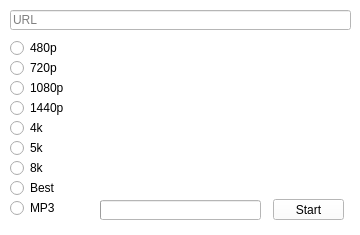
<?xml version="1.0" encoding="UTF-8"?>
<ui version="4.0">
 <class>YTDL</class>
 <widget class="QWidget" name="YTDL">
  <property name="geometry">
   <rect>
    <x>0</x>
    <y>0</y>
    <width>360</width>
    <height>235</height>
   </rect>
  </property>
  <property name="palette">
   <palette>
    <active>
     <colorrole role="WindowText">
      <brush brushstyle="SolidPattern">
       <color alpha="255">
        <red>0</red>
        <green>0</green>
        <blue>0</blue>
       </color>
      </brush>
     </colorrole>
     <colorrole role="Button">
      <brush brushstyle="SolidPattern">
       <color alpha="255">
        <red>255</red>
        <green>255</green>
        <blue>255</blue>
       </color>
      </brush>
     </colorrole>
     <colorrole role="Light">
      <brush brushstyle="SolidPattern">
       <color alpha="255">
        <red>255</red>
        <green>255</green>
        <blue>255</blue>
       </color>
      </brush>
     </colorrole>
     <colorrole role="Midlight">
      <brush brushstyle="SolidPattern">
       <color alpha="255">
        <red>255</red>
        <green>255</green>
        <blue>255</blue>
       </color>
      </brush>
     </colorrole>
     <colorrole role="Dark">
      <brush brushstyle="SolidPattern">
       <color alpha="255">
        <red>127</red>
        <green>127</green>
        <blue>127</blue>
       </color>
      </brush>
     </colorrole>
     <colorrole role="Mid">
      <brush brushstyle="SolidPattern">
       <color alpha="255">
        <red>170</red>
        <green>170</green>
        <blue>170</blue>
       </color>
      </brush>
     </colorrole>
     <colorrole role="Text">
      <brush brushstyle="SolidPattern">
       <color alpha="255">
        <red>0</red>
        <green>0</green>
        <blue>0</blue>
       </color>
      </brush>
     </colorrole>
     <colorrole role="BrightText">
      <brush brushstyle="SolidPattern">
       <color alpha="255">
        <red>255</red>
        <green>255</green>
        <blue>255</blue>
       </color>
      </brush>
     </colorrole>
     <colorrole role="ButtonText">
      <brush brushstyle="SolidPattern">
       <color alpha="255">
        <red>0</red>
        <green>0</green>
        <blue>0</blue>
       </color>
      </brush>
     </colorrole>
     <colorrole role="Base">
      <brush brushstyle="SolidPattern">
       <color alpha="255">
        <red>255</red>
        <green>255</green>
        <blue>255</blue>
       </color>
      </brush>
     </colorrole>
     <colorrole role="Window">
      <brush brushstyle="SolidPattern">
       <color alpha="255">
        <red>255</red>
        <green>255</green>
        <blue>255</blue>
       </color>
      </brush>
     </colorrole>
     <colorrole role="Shadow">
      <brush brushstyle="SolidPattern">
       <color alpha="255">
        <red>0</red>
        <green>0</green>
        <blue>0</blue>
       </color>
      </brush>
     </colorrole>
     <colorrole role="AlternateBase">
      <brush brushstyle="SolidPattern">
       <color alpha="255">
        <red>255</red>
        <green>255</green>
        <blue>255</blue>
       </color>
      </brush>
     </colorrole>
     <colorrole role="ToolTipBase">
      <brush brushstyle="SolidPattern">
       <color alpha="255">
        <red>255</red>
        <green>255</green>
        <blue>220</blue>
       </color>
      </brush>
     </colorrole>
     <colorrole role="ToolTipText">
      <brush brushstyle="SolidPattern">
       <color alpha="255">
        <red>0</red>
        <green>0</green>
        <blue>0</blue>
       </color>
      </brush>
     </colorrole>
     <colorrole role="PlaceholderText">
      <brush brushstyle="SolidPattern">
       <color alpha="128">
        <red>0</red>
        <green>0</green>
        <blue>0</blue>
       </color>
      </brush>
     </colorrole>
    </active>
    <inactive>
     <colorrole role="WindowText">
      <brush brushstyle="SolidPattern">
       <color alpha="255">
        <red>0</red>
        <green>0</green>
        <blue>0</blue>
       </color>
      </brush>
     </colorrole>
     <colorrole role="Button">
      <brush brushstyle="SolidPattern">
       <color alpha="255">
        <red>255</red>
        <green>255</green>
        <blue>255</blue>
       </color>
      </brush>
     </colorrole>
     <colorrole role="Light">
      <brush brushstyle="SolidPattern">
       <color alpha="255">
        <red>255</red>
        <green>255</green>
        <blue>255</blue>
       </color>
      </brush>
     </colorrole>
     <colorrole role="Midlight">
      <brush brushstyle="SolidPattern">
       <color alpha="255">
        <red>255</red>
        <green>255</green>
        <blue>255</blue>
       </color>
      </brush>
     </colorrole>
     <colorrole role="Dark">
      <brush brushstyle="SolidPattern">
       <color alpha="255">
        <red>127</red>
        <green>127</green>
        <blue>127</blue>
       </color>
      </brush>
     </colorrole>
     <colorrole role="Mid">
      <brush brushstyle="SolidPattern">
       <color alpha="255">
        <red>170</red>
        <green>170</green>
        <blue>170</blue>
       </color>
      </brush>
     </colorrole>
     <colorrole role="Text">
      <brush brushstyle="SolidPattern">
       <color alpha="255">
        <red>0</red>
        <green>0</green>
        <blue>0</blue>
       </color>
      </brush>
     </colorrole>
     <colorrole role="BrightText">
      <brush brushstyle="SolidPattern">
       <color alpha="255">
        <red>255</red>
        <green>255</green>
        <blue>255</blue>
       </color>
      </brush>
     </colorrole>
     <colorrole role="ButtonText">
      <brush brushstyle="SolidPattern">
       <color alpha="255">
        <red>0</red>
        <green>0</green>
        <blue>0</blue>
       </color>
      </brush>
     </colorrole>
     <colorrole role="Base">
      <brush brushstyle="SolidPattern">
       <color alpha="255">
        <red>255</red>
        <green>255</green>
        <blue>255</blue>
       </color>
      </brush>
     </colorrole>
     <colorrole role="Window">
      <brush brushstyle="SolidPattern">
       <color alpha="255">
        <red>255</red>
        <green>255</green>
        <blue>255</blue>
       </color>
      </brush>
     </colorrole>
     <colorrole role="Shadow">
      <brush brushstyle="SolidPattern">
       <color alpha="255">
        <red>0</red>
        <green>0</green>
        <blue>0</blue>
       </color>
      </brush>
     </colorrole>
     <colorrole role="AlternateBase">
      <brush brushstyle="SolidPattern">
       <color alpha="255">
        <red>255</red>
        <green>255</green>
        <blue>255</blue>
       </color>
      </brush>
     </colorrole>
     <colorrole role="ToolTipBase">
      <brush brushstyle="SolidPattern">
       <color alpha="255">
        <red>255</red>
        <green>255</green>
        <blue>220</blue>
       </color>
      </brush>
     </colorrole>
     <colorrole role="ToolTipText">
      <brush brushstyle="SolidPattern">
       <color alpha="255">
        <red>0</red>
        <green>0</green>
        <blue>0</blue>
       </color>
      </brush>
     </colorrole>
     <colorrole role="PlaceholderText">
      <brush brushstyle="SolidPattern">
       <color alpha="128">
        <red>0</red>
        <green>0</green>
        <blue>0</blue>
       </color>
      </brush>
     </colorrole>
    </inactive>
    <disabled>
     <colorrole role="WindowText">
      <brush brushstyle="SolidPattern">
       <color alpha="255">
        <red>127</red>
        <green>127</green>
        <blue>127</blue>
       </color>
      </brush>
     </colorrole>
     <colorrole role="Button">
      <brush brushstyle="SolidPattern">
       <color alpha="255">
        <red>255</red>
        <green>255</green>
        <blue>255</blue>
       </color>
      </brush>
     </colorrole>
     <colorrole role="Light">
      <brush brushstyle="SolidPattern">
       <color alpha="255">
        <red>255</red>
        <green>255</green>
        <blue>255</blue>
       </color>
      </brush>
     </colorrole>
     <colorrole role="Midlight">
      <brush brushstyle="SolidPattern">
       <color alpha="255">
        <red>255</red>
        <green>255</green>
        <blue>255</blue>
       </color>
      </brush>
     </colorrole>
     <colorrole role="Dark">
      <brush brushstyle="SolidPattern">
       <color alpha="255">
        <red>127</red>
        <green>127</green>
        <blue>127</blue>
       </color>
      </brush>
     </colorrole>
     <colorrole role="Mid">
      <brush brushstyle="SolidPattern">
       <color alpha="255">
        <red>170</red>
        <green>170</green>
        <blue>170</blue>
       </color>
      </brush>
     </colorrole>
     <colorrole role="Text">
      <brush brushstyle="SolidPattern">
       <color alpha="255">
        <red>127</red>
        <green>127</green>
        <blue>127</blue>
       </color>
      </brush>
     </colorrole>
     <colorrole role="BrightText">
      <brush brushstyle="SolidPattern">
       <color alpha="255">
        <red>255</red>
        <green>255</green>
        <blue>255</blue>
       </color>
      </brush>
     </colorrole>
     <colorrole role="ButtonText">
      <brush brushstyle="SolidPattern">
       <color alpha="255">
        <red>127</red>
        <green>127</green>
        <blue>127</blue>
       </color>
      </brush>
     </colorrole>
     <colorrole role="Base">
      <brush brushstyle="SolidPattern">
       <color alpha="255">
        <red>255</red>
        <green>255</green>
        <blue>255</blue>
       </color>
      </brush>
     </colorrole>
     <colorrole role="Window">
      <brush brushstyle="SolidPattern">
       <color alpha="255">
        <red>255</red>
        <green>255</green>
        <blue>255</blue>
       </color>
      </brush>
     </colorrole>
     <colorrole role="Shadow">
      <brush brushstyle="SolidPattern">
       <color alpha="255">
        <red>0</red>
        <green>0</green>
        <blue>0</blue>
       </color>
      </brush>
     </colorrole>
     <colorrole role="AlternateBase">
      <brush brushstyle="SolidPattern">
       <color alpha="255">
        <red>255</red>
        <green>255</green>
        <blue>255</blue>
       </color>
      </brush>
     </colorrole>
     <colorrole role="ToolTipBase">
      <brush brushstyle="SolidPattern">
       <color alpha="255">
        <red>255</red>
        <green>255</green>
        <blue>220</blue>
       </color>
      </brush>
     </colorrole>
     <colorrole role="ToolTipText">
      <brush brushstyle="SolidPattern">
       <color alpha="255">
        <red>0</red>
        <green>0</green>
        <blue>0</blue>
       </color>
      </brush>
     </colorrole>
     <colorrole role="PlaceholderText">
      <brush brushstyle="SolidPattern">
       <color alpha="128">
        <red>0</red>
        <green>0</green>
        <blue>0</blue>
       </color>
      </brush>
     </colorrole>
    </disabled>
   </palette>
  </property>
  <property name="windowTitle">
   <string>YTDL</string>
  </property>
  <property name="autoFillBackground">
   <bool>true</bool>
  </property>
  <widget class="QRadioButton" name="v480">
   <property name="geometry">
    <rect>
     <x>10</x>
     <y>40</y>
     <width>82</width>
     <height>16</height>
    </rect>
   </property>
   <property name="text">
    <string>480p</string>
   </property>
  </widget>
  <widget class="QRadioButton" name="v720">
   <property name="geometry">
    <rect>
     <x>10</x>
     <y>60</y>
     <width>82</width>
     <height>16</height>
    </rect>
   </property>
   <property name="text">
    <string>720p</string>
   </property>
  </widget>
  <widget class="QRadioButton" name="v1080">
   <property name="geometry">
    <rect>
     <x>10</x>
     <y>80</y>
     <width>82</width>
     <height>16</height>
    </rect>
   </property>
   <property name="text">
    <string>1080p</string>
   </property>
  </widget>
  <widget class="QRadioButton" name="v1440">
   <property name="geometry">
    <rect>
     <x>10</x>
     <y>100</y>
     <width>82</width>
     <height>16</height>
    </rect>
   </property>
   <property name="text">
    <string>1440p</string>
   </property>
  </widget>
  <widget class="QRadioButton" name="k4">
   <property name="geometry">
    <rect>
     <x>10</x>
     <y>120</y>
     <width>82</width>
     <height>16</height>
    </rect>
   </property>
   <property name="text">
    <string>4k</string>
   </property>
  </widget>
  <widget class="QRadioButton" name="k5">
   <property name="geometry">
    <rect>
     <x>10</x>
     <y>140</y>
     <width>82</width>
     <height>16</height>
    </rect>
   </property>
   <property name="text">
    <string>5k</string>
   </property>
  </widget>
  <widget class="QRadioButton" name="k8">
   <property name="geometry">
    <rect>
     <x>10</x>
     <y>160</y>
     <width>82</width>
     <height>16</height>
    </rect>
   </property>
   <property name="text">
    <string>8k</string>
   </property>
  </widget>
  <widget class="QLineEdit" name="urlinp">
   <property name="geometry">
    <rect>
     <x>10</x>
     <y>10</y>
     <width>341</width>
     <height>20</height>
    </rect>
   </property>
   <property name="placeholderText">
    <string notr="true">URL</string>
   </property>
  </widget>
  <widget class="QPushButton" name="ok">
   <property name="geometry">
    <rect>
     <x>273</x>
     <y>199</y>
     <width>71</width>
     <height>21</height>
    </rect>
   </property>
   <property name="palette">
    <palette>
     <active>
      <colorrole role="WindowText">
       <brush brushstyle="SolidPattern">
        <color alpha="255">
         <red>0</red>
         <green>0</green>
         <blue>0</blue>
        </color>
       </brush>
      </colorrole>
      <colorrole role="Button">
       <brush brushstyle="SolidPattern">
        <color alpha="255">
         <red>255</red>
         <green>255</green>
         <blue>255</blue>
        </color>
       </brush>
      </colorrole>
      <colorrole role="Light">
       <brush brushstyle="SolidPattern">
        <color alpha="255">
         <red>255</red>
         <green>255</green>
         <blue>255</blue>
        </color>
       </brush>
      </colorrole>
      <colorrole role="Midlight">
       <brush brushstyle="SolidPattern">
        <color alpha="255">
         <red>255</red>
         <green>255</green>
         <blue>255</blue>
        </color>
       </brush>
      </colorrole>
      <colorrole role="Dark">
       <brush brushstyle="SolidPattern">
        <color alpha="255">
         <red>127</red>
         <green>127</green>
         <blue>127</blue>
        </color>
       </brush>
      </colorrole>
      <colorrole role="Mid">
       <brush brushstyle="SolidPattern">
        <color alpha="255">
         <red>170</red>
         <green>170</green>
         <blue>170</blue>
        </color>
       </brush>
      </colorrole>
      <colorrole role="Text">
       <brush brushstyle="SolidPattern">
        <color alpha="255">
         <red>0</red>
         <green>0</green>
         <blue>0</blue>
        </color>
       </brush>
      </colorrole>
      <colorrole role="BrightText">
       <brush brushstyle="SolidPattern">
        <color alpha="255">
         <red>255</red>
         <green>255</green>
         <blue>255</blue>
        </color>
       </brush>
      </colorrole>
      <colorrole role="ButtonText">
       <brush brushstyle="SolidPattern">
        <color alpha="255">
         <red>0</red>
         <green>0</green>
         <blue>0</blue>
        </color>
       </brush>
      </colorrole>
      <colorrole role="Base">
       <brush brushstyle="SolidPattern">
        <color alpha="255">
         <red>255</red>
         <green>255</green>
         <blue>255</blue>
        </color>
       </brush>
      </colorrole>
      <colorrole role="Window">
       <brush brushstyle="SolidPattern">
        <color alpha="255">
         <red>255</red>
         <green>255</green>
         <blue>255</blue>
        </color>
       </brush>
      </colorrole>
      <colorrole role="Shadow">
       <brush brushstyle="SolidPattern">
        <color alpha="255">
         <red>0</red>
         <green>0</green>
         <blue>0</blue>
        </color>
       </brush>
      </colorrole>
      <colorrole role="AlternateBase">
       <brush brushstyle="SolidPattern">
        <color alpha="255">
         <red>255</red>
         <green>255</green>
         <blue>255</blue>
        </color>
       </brush>
      </colorrole>
      <colorrole role="ToolTipBase">
       <brush brushstyle="SolidPattern">
        <color alpha="255">
         <red>255</red>
         <green>255</green>
         <blue>220</blue>
        </color>
       </brush>
      </colorrole>
      <colorrole role="ToolTipText">
       <brush brushstyle="SolidPattern">
        <color alpha="255">
         <red>0</red>
         <green>0</green>
         <blue>0</blue>
        </color>
       </brush>
      </colorrole>
      <colorrole role="PlaceholderText">
       <brush brushstyle="SolidPattern">
        <color alpha="128">
         <red>0</red>
         <green>0</green>
         <blue>0</blue>
        </color>
       </brush>
      </colorrole>
     </active>
     <inactive>
      <colorrole role="WindowText">
       <brush brushstyle="SolidPattern">
        <color alpha="255">
         <red>0</red>
         <green>0</green>
         <blue>0</blue>
        </color>
       </brush>
      </colorrole>
      <colorrole role="Button">
       <brush brushstyle="SolidPattern">
        <color alpha="255">
         <red>255</red>
         <green>255</green>
         <blue>255</blue>
        </color>
       </brush>
      </colorrole>
      <colorrole role="Light">
       <brush brushstyle="SolidPattern">
        <color alpha="255">
         <red>255</red>
         <green>255</green>
         <blue>255</blue>
        </color>
       </brush>
      </colorrole>
      <colorrole role="Midlight">
       <brush brushstyle="SolidPattern">
        <color alpha="255">
         <red>255</red>
         <green>255</green>
         <blue>255</blue>
        </color>
       </brush>
      </colorrole>
      <colorrole role="Dark">
       <brush brushstyle="SolidPattern">
        <color alpha="255">
         <red>127</red>
         <green>127</green>
         <blue>127</blue>
        </color>
       </brush>
      </colorrole>
      <colorrole role="Mid">
       <brush brushstyle="SolidPattern">
        <color alpha="255">
         <red>170</red>
         <green>170</green>
         <blue>170</blue>
        </color>
       </brush>
      </colorrole>
      <colorrole role="Text">
       <brush brushstyle="SolidPattern">
        <color alpha="255">
         <red>0</red>
         <green>0</green>
         <blue>0</blue>
        </color>
       </brush>
      </colorrole>
      <colorrole role="BrightText">
       <brush brushstyle="SolidPattern">
        <color alpha="255">
         <red>255</red>
         <green>255</green>
         <blue>255</blue>
        </color>
       </brush>
      </colorrole>
      <colorrole role="ButtonText">
       <brush brushstyle="SolidPattern">
        <color alpha="255">
         <red>0</red>
         <green>0</green>
         <blue>0</blue>
        </color>
       </brush>
      </colorrole>
      <colorrole role="Base">
       <brush brushstyle="SolidPattern">
        <color alpha="255">
         <red>255</red>
         <green>255</green>
         <blue>255</blue>
        </color>
       </brush>
      </colorrole>
      <colorrole role="Window">
       <brush brushstyle="SolidPattern">
        <color alpha="255">
         <red>255</red>
         <green>255</green>
         <blue>255</blue>
        </color>
       </brush>
      </colorrole>
      <colorrole role="Shadow">
       <brush brushstyle="SolidPattern">
        <color alpha="255">
         <red>0</red>
         <green>0</green>
         <blue>0</blue>
        </color>
       </brush>
      </colorrole>
      <colorrole role="AlternateBase">
       <brush brushstyle="SolidPattern">
        <color alpha="255">
         <red>255</red>
         <green>255</green>
         <blue>255</blue>
        </color>
       </brush>
      </colorrole>
      <colorrole role="ToolTipBase">
       <brush brushstyle="SolidPattern">
        <color alpha="255">
         <red>255</red>
         <green>255</green>
         <blue>220</blue>
        </color>
       </brush>
      </colorrole>
      <colorrole role="ToolTipText">
       <brush brushstyle="SolidPattern">
        <color alpha="255">
         <red>0</red>
         <green>0</green>
         <blue>0</blue>
        </color>
       </brush>
      </colorrole>
      <colorrole role="PlaceholderText">
       <brush brushstyle="SolidPattern">
        <color alpha="128">
         <red>0</red>
         <green>0</green>
         <blue>0</blue>
        </color>
       </brush>
      </colorrole>
     </inactive>
     <disabled>
      <colorrole role="WindowText">
       <brush brushstyle="SolidPattern">
        <color alpha="255">
         <red>127</red>
         <green>127</green>
         <blue>127</blue>
        </color>
       </brush>
      </colorrole>
      <colorrole role="Button">
       <brush brushstyle="SolidPattern">
        <color alpha="255">
         <red>255</red>
         <green>255</green>
         <blue>255</blue>
        </color>
       </brush>
      </colorrole>
      <colorrole role="Light">
       <brush brushstyle="SolidPattern">
        <color alpha="255">
         <red>255</red>
         <green>255</green>
         <blue>255</blue>
        </color>
       </brush>
      </colorrole>
      <colorrole role="Midlight">
       <brush brushstyle="SolidPattern">
        <color alpha="255">
         <red>255</red>
         <green>255</green>
         <blue>255</blue>
        </color>
       </brush>
      </colorrole>
      <colorrole role="Dark">
       <brush brushstyle="SolidPattern">
        <color alpha="255">
         <red>127</red>
         <green>127</green>
         <blue>127</blue>
        </color>
       </brush>
      </colorrole>
      <colorrole role="Mid">
       <brush brushstyle="SolidPattern">
        <color alpha="255">
         <red>170</red>
         <green>170</green>
         <blue>170</blue>
        </color>
       </brush>
      </colorrole>
      <colorrole role="Text">
       <brush brushstyle="SolidPattern">
        <color alpha="255">
         <red>127</red>
         <green>127</green>
         <blue>127</blue>
        </color>
       </brush>
      </colorrole>
      <colorrole role="BrightText">
       <brush brushstyle="SolidPattern">
        <color alpha="255">
         <red>255</red>
         <green>255</green>
         <blue>255</blue>
        </color>
       </brush>
      </colorrole>
      <colorrole role="ButtonText">
       <brush brushstyle="SolidPattern">
        <color alpha="255">
         <red>127</red>
         <green>127</green>
         <blue>127</blue>
        </color>
       </brush>
      </colorrole>
      <colorrole role="Base">
       <brush brushstyle="SolidPattern">
        <color alpha="255">
         <red>255</red>
         <green>255</green>
         <blue>255</blue>
        </color>
       </brush>
      </colorrole>
      <colorrole role="Window">
       <brush brushstyle="SolidPattern">
        <color alpha="255">
         <red>255</red>
         <green>255</green>
         <blue>255</blue>
        </color>
       </brush>
      </colorrole>
      <colorrole role="Shadow">
       <brush brushstyle="SolidPattern">
        <color alpha="255">
         <red>0</red>
         <green>0</green>
         <blue>0</blue>
        </color>
       </brush>
      </colorrole>
      <colorrole role="AlternateBase">
       <brush brushstyle="SolidPattern">
        <color alpha="255">
         <red>255</red>
         <green>255</green>
         <blue>255</blue>
        </color>
       </brush>
      </colorrole>
      <colorrole role="ToolTipBase">
       <brush brushstyle="SolidPattern">
        <color alpha="255">
         <red>255</red>
         <green>255</green>
         <blue>220</blue>
        </color>
       </brush>
      </colorrole>
      <colorrole role="ToolTipText">
       <brush brushstyle="SolidPattern">
        <color alpha="255">
         <red>0</red>
         <green>0</green>
         <blue>0</blue>
        </color>
       </brush>
      </colorrole>
      <colorrole role="PlaceholderText">
       <brush brushstyle="SolidPattern">
        <color alpha="128">
         <red>0</red>
         <green>0</green>
         <blue>0</blue>
        </color>
       </brush>
      </colorrole>
     </disabled>
    </palette>
   </property>
   <property name="text">
    <string>Start</string>
   </property>
   <property name="flat">
    <bool>false</bool>
   </property>
  </widget>
  <widget class="QTextEdit" name="information">
   <property name="geometry">
    <rect>
     <x>100</x>
     <y>40</y>
     <width>251</width>
     <height>141</height>
    </rect>
   </property>
   <property name="autoFillBackground">
    <bool>true</bool>
   </property>
   <property name="frameShape">
    <enum>QFrame::NoFrame</enum>
   </property>
   <property name="readOnly">
    <bool>true</bool>
   </property>
   <property name="acceptRichText">
    <bool>false</bool>
   </property>
  </widget>
  <widget class="QProgressBar" name="progressBar">
   <property name="geometry">
    <rect>
     <x>100</x>
     <y>200</y>
     <width>161</width>
     <height>20</height>
    </rect>
   </property>
   <property name="maximum">
    <number>4</number>
   </property>
   <property name="value">
    <number>0</number>
   </property>
   <property name="textVisible">
    <bool>false</bool>
   </property>
  </widget>
  <widget class="QRadioButton" name="best">
   <property name="geometry">
    <rect>
     <x>10</x>
     <y>180</y>
     <width>82</width>
     <height>16</height>
    </rect>
   </property>
   <property name="text">
    <string>Best</string>
   </property>
  </widget>
  <widget class="QRadioButton" name="mp3">
   <property name="geometry">
    <rect>
     <x>10</x>
     <y>200</y>
     <width>82</width>
     <height>16</height>
    </rect>
   </property>
   <property name="text">
    <string>MP3</string>
   </property>
  </widget>
 </widget>
 <resources/>
 <connections/>
</ui>
